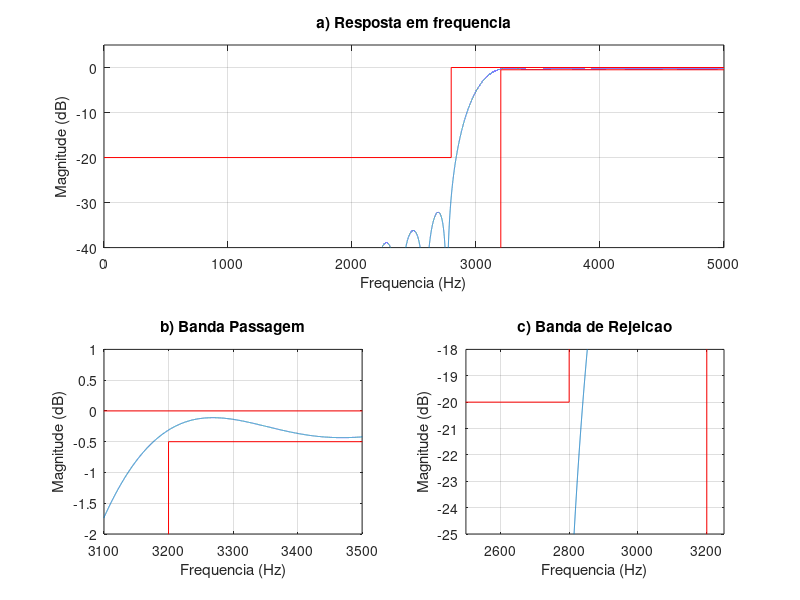
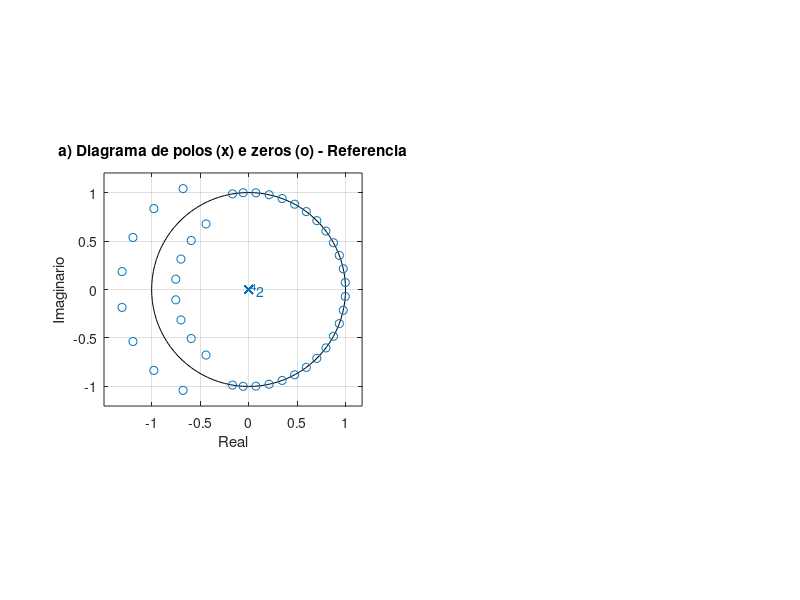

Source code (MATLAB) for these figures, in order: (Note: this script raises an error after producing the figures.)
% Projeto filtro 1
% LP - (fa = 10000 Hz, f1 = 2800 Hz; f2 = 3200 Hz, Ap = 0.5 dB, As = 20 dB, GdB = 0 dB)

close all;
clear all;
clc;

ExecutarAjuste = 1;

%% Especificacoes
fa = 10000; fs = 2800; fp = 3200;
Ap = 0.5; As = 20; GdB = 0;
wp = fp/fa*(2*pi); ws = fs/fa*(2*pi);

%

wc1 = sqrt(wp*ws); % media geometrica
Dw1 = wp - ws;
G0 = GdB;

%% Projeto inicial
Dw = Dw1;
wc = wc1;
Ask = As;
if ExecutarAjuste
   Ask = Ask + 9; % Ajuste BP
%     ordem 38 - bits 10
%     multipliers: 20
%     adders: 39
%     states: 38
   G0 = 0.01;

%     ordem 40 - bits 9
%     multipliers: 20
%     adders: 39
%     states: 38
   G0 = G0 + 0.039;
   Ask = Ask + 1;

%     ordem 42 - bits 8
%     multipliers: 22
%     adders: 43
%     states: 42
   G0 = G0 - 0.03;
   Ask = Ask + 1;
   
%    Ask = Ask + 15;
end

betha = 0.5842*(Ask-21)^0.4 + 0.07886*(Ask-21);
M1 = ceil((Ask - 8)/(2.285*Dw)+1);
M = M1;
% M = 20;
% G0 = -5.5 + 1;

if ExecutarAjuste
    % primeiro ajuste
    G0 = G0 + 0.295; % db

    % segundo ajuste M (n/2)
    wp2 = 0.6196*pi; ws2 = 0.5813*pi;
    Dw2 = wp2 -ws2;
    M2 = ceil(M1*Dw2/Dw1); % nova ordem do filtro 2*M2
    M = M2;

    % ajuste deslocamento
    wc2 = wc1 - ((0.0037+0.0013)/2)*pi;
    wc = wc2;
end


N = 2*M+1;
betha = 0.5842*(Ask-21)^0.4 + 0.07886*(Ask-21);
wk = kaiser(N, betha)';
% wk = chebwin(N, As)';
% wk = gausswin(N, 1/As)';
% wk = tukeywin(N)';
% wk = taylorwin(N)';

k = 1:M;
% HP
bi = -sin(wc*k)./(pi*k);
b0 = 1-wc/pi;
b = [flip(bi) b0 bi];

b = b.*wk*10^(-G0/20); % janela de keiser

%%
figure(1)
escala = fa/2;
subplot(2,2,[1 2])
[h, w] = freqz(b, 1, linspace(0,pi,100000));
% plot(w/pi, abs(h)); grid on;
plot(w/pi*escala, 20*log10(abs(h))); grid on;
title('a) Resposta em frequencia')
ylim([-40 5])
hold on;
plot([pi,wp,wp]/pi*escala,[-Ap,-Ap,-80], '-red')
plot([0,ws/pi,ws/pi,1]*escala,[-As,-As,0,0], '-red')
xlabel('Frequencia (Hz)');
ylabel('Magnitude (dB)');

subplot(223)
plot(w/pi*escala, 20*log10(abs(h)));
title('b) Banda Passagem')
grid on; hold on;
plot([pi,wp,wp]/pi*escala,[-Ap,-Ap,-80], '-red')
plot([0,ws/pi,ws/pi,1]*escala,[-As,-As,0,0], '-red')
xlim([0.62 0.7]*escala); ylim([-2 1]);
xlabel('Frequencia (Hz)');
ylabel('Magnitude (dB)');

subplot(224)
plot(w/pi*escala, 20*log10(abs(h)));
title('c) Banda de Rejeicao')
grid on; hold on;
plot([pi,wp,wp]/pi*escala,[-Ap,-Ap,-80], '-red')
plot([0,ws/pi,ws/pi,1]*escala,[-As,-As,0,0], '-red')
xlim([0.5 0.65]*escala); ylim([-25 -18]);
xlabel('Frequencia (Hz)');
ylabel('Magnitude (dB)');

figure(2)
subplot(2,2,[1 3])
zplane(b, 1);
title('a) Diagrama de polos (x) e zeros (o) - Referencia')
xlabel('Real');
ylabel('Imaginario');
%%
% figure(2)
% %suptitle(['HP FIR ' num2str(fs) '-' num2str(fp) ' Ordem: ' num2str(N)])
% 
% escala = fa/2;
% subplot(3,2,[4 6])
% zplane(b, 1);
% axis([-2 2 -2 2])
% title('e) Diagrama de polos (x) e zeros (o)')
% xlabel('Real');
% ylabel('Imaginario');
% 
% clear h w
% [h, w] = freqz(b, 1, 'whole');
% 
% subplot(322)
% x_imp = [0:length(b)-1]/fa*1000;
% stem(x_imp, b); grid on;
% title('Resposta ao impulso')
% xlabel('Amostras (ms)');
% ylabel('Amplitude (adm)');
% 
% subplot(321)
% [h, w] = freqz(b, 1, linspace(0,pi,10000));
% % plot(w/pi, abs(h)); grid on;
% plot(w/pi*escala, 20*log10(abs(h))); grid on;
% hold on;
% title('a) Resposta em Frequencia')
% ylim([-40 5])
% Amin = 80;
% plot([0,fs,fs,fa/2],[-As,-As,0,0], 'r')
% plot([fa/2,fp,fp,],[-Ap,-Ap,-80], 'r')
% xlim([0 fa/2])
% xlabel('Frequencia (Hz)');
% ylabel('Magnitude (dB)');
% 
% subplot(323)
% plot(w/pi*escala, unwrap(angle(h))/pi); grid on;
% title('c) Resposta de Fase')
% xlabel('Frequencia (Hz)');
% ylabel('Fase (rad)');
% 
% subplot(325)
% [del_y, del_x] = grpdelay(b, 1);
% plot(del_x/pi*fa/2, del_y/fa*1000);
% title('d) Atraso de grupo')
% xlabel('Frequencia (Hz)');
% ylabel('Tempo (ms)');

%%
syms z
H(z) = poly2sym(b, z);
pretty(vpa(collect(H(z)), 3))
